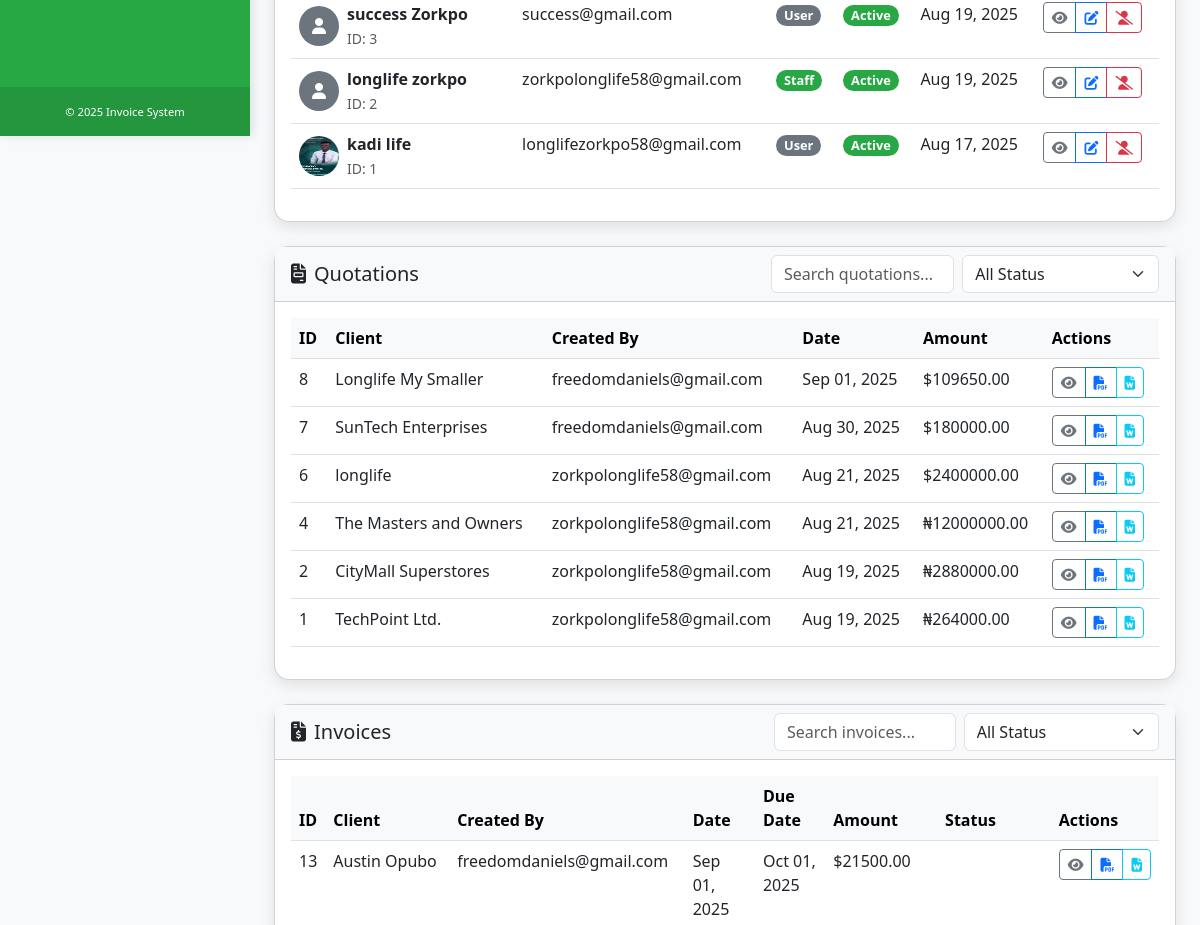
Before: /admin-dashboard/ (signed in, middle part) with the older database file.
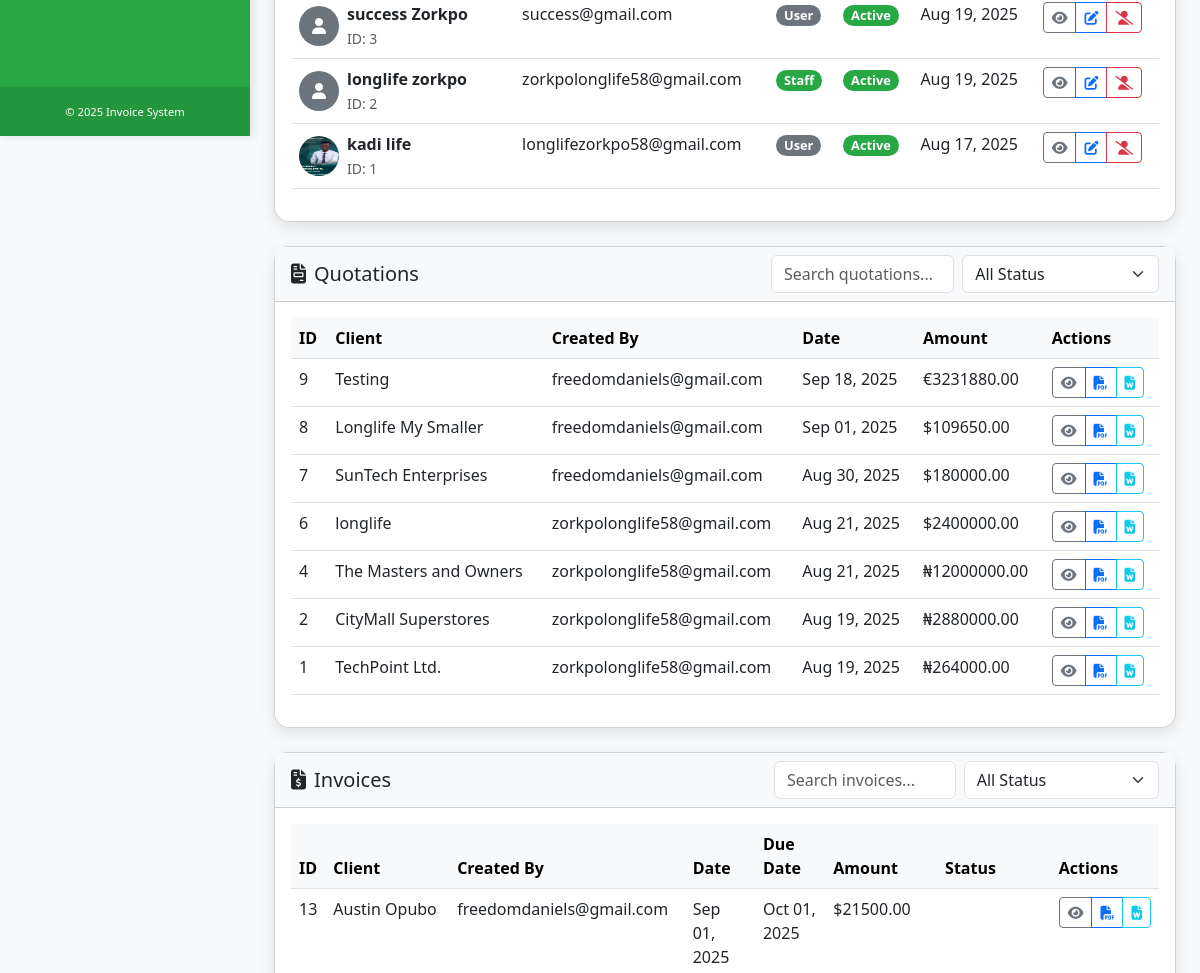
After: the same page with the newer database file.
### users/models.py (models this page shows, shortened)
class CustomUser(AbstractUser):
    ROLE_CHOICES = (
        ('Admin', 'Admin'),
        ('User', 'User'),
    )
    email = models.EmailField(_('email address'), unique=True)
    role = models.CharField(max_length=10, choices=ROLE_CHOICES, default='User')
    profile_picture = models.ImageField(upload_to='profile_pics/', null=True, blank=True)
    USERNAME_FIELD = 'email'
    REQUIRED_FIELDS = ['first_name', 'last_name']
    objects = CustomUserManager()

### quotations/models.py (models this page shows, shortened)
class Quotation(models.Model):
    CURRENCY_CHOICES = [
        ('NGN', 'Nigerian Naira (₦)'),
        ('USD', 'US Dollar ($)'),
        ('EUR', 'Euro (€)'),
        ('GBP', 'British Pound (£)'),
        ('CAD', 'Canadian Dollar (C$)'),
        ('AUD', 'Australian Dollar (A$)'),
    ]
    user = models.ForeignKey(settings.AUTH_USER_MODEL, on_delete=models.CASCADE)
    quotation_number = models.CharField(max_length=100, verbose_name="Quotation Number", null=True, blank=True)
    client_name = models.CharField(max_length=255)
    rfq_number = models.CharField(max_length=100, blank=True, null=True, verbose_name="Request for Quotation Number")
    vessel_name = models.CharField(max_length=255, blank=True, null=True, verbose_name="Vessel Name")
    currency = models.CharField(max_length=3, choices=CURRENCY_CHOICES, default='NGN', verbose_name="Currency")
    items = models.ManyToManyField(Item)
    subtotal = models.DecimalField(max_digits=10, decimal_places=2)
    vat_percentage = models.DecimalField(max_digits=5, decimal_places=2, default=7.5)
    vat_amount = models.DecimalField(max_digits=10, decimal_places=2)
    total = models.DecimalField(max_digits=10, decimal_places=2)
    date_created = models.DateTimeField(default=timezone.now)
    notes = models.TextField(blank=True, null=True, verbose_name="Additional Notes")

### invoices/models.py (models this page shows, shortened)
class Invoice(models.Model):
    STATUS_CHOICES = (
        ('Pending', 'Pending'),
        ('Paid', 'Paid'),
        ('Overdue', 'Overdue'),
    )
    CURRENCY_CHOICES = [
        ('NGN', 'Nigerian Naira (₦)'),
        ('USD', 'US Dollar ($)'),
        ('EUR', 'Euro (€)'),
        ('GBP', 'British Pound (£)'),
        ('CAD', 'Canadian Dollar (C$)'),
        ('AUD', 'Australian Dollar (A$)'),
    ]
    user = models.ForeignKey(settings.AUTH_USER_MODEL, on_delete=models.CASCADE)
    invoice_number = models.CharField(max_length=100, verbose_name="Invoice Number", null=True, blank=True)
    client_name = models.CharField(max_length=255)
    currency = models.CharField(max_length=3, choices=CURRENCY_CHOICES, default='NGN', verbose_name="Currency")
    items = models.ManyToManyField(Item)
    subtotal = models.DecimalField(max_digits=10, decimal_places=2)
    vat_percentage = models.DecimalField(max_digits=5, decimal_places=2, default=7.5)
    vat_amount = models.DecimalField(max_digits=10, decimal_places=2)
    total = models.DecimalField(max_digits=10, decimal_places=2)
    date_created = models.DateTimeField(default=timezone.now)
    due_date = models.DateField()
    status = models.CharField(max_length=10, choices=STATUS_CHOICES, default='Pending')
    notes = models.TextField(blank=True, null=True)
    def is_overdue(self):
        return self.due_date < timezone.now().date() and self.status != 'Paid'

### users/views.py (the view)
# urls.py: path('admin-dashboard/', views.admin_dashboard, name='admin_dashboard'),
@login_required
@user_passes_test(is_staff_user)
def admin_dashboard(request):
    context = get_admin_dashboard_context(request)
    response = render(request, 'users/admin_dashboard.html', context)
    response['Cache-Control'] = 'no-cache, no-store, must-revalidate'
    response['Pragma'] = 'no-cache'
    response['Expires'] = '0'
    return response

### users/views.py (called while the page is built)
def is_staff_user(user):
    return user.is_staff

### templates/users/admin_dashboard.html (shortened to what the changed rows need)
{% extends 'base.html' %}
{% block content %}
<div class="container py-4">
    <div class="card user-table">
        <div class="card-body">
            {% if users %}
            <div class="table-responsive">
                <table class="table table-hover">
                    <tbody>
                        {% for user in users %}
                        <tr>
                            <td>
                                <div class="d-flex align-items-center">
                                    {% if user.profile_picture %}
                                        <img src="{{ user.profile_picture.url }}" alt="Profile" class="rounded-circle me-2" width="40" height="40">
                                    {% else %}
                                        <div class="bg-secondary rounded-circle me-2 d-flex align-items-center justify-content-center" style="width: 40px; height: 40px;">
                                            <i class="fas fa-user text-white"></i>
                                        </div>
                                    {% endif %}
                                    <div>
                                        <div class="fw-bold">{{ user.get_full_name|default:"No Name" }}</div>
                                        <small class="text-muted">ID: {{ user.id }}</small>
                                    </div>
                                </div>
                            </td>
                            <td>{{ user.email }}</td>
                            <td>
                                <span class="badge status-badge {% if user.is_staff %}staff{% else %}user{% endif %}">
                                    {% if user.is_staff %}Staff{% else %}User{% endif %}
                                </span>
                            </td>
                            <td>
                                <span class="badge status-badge {% if user.is_active %}staff{% else %}inactive{% endif %}">
                                    {% if user.is_active %}Active{% else %}Inactive{% endif %}
                                </span>
                            </td>
                            <td>{{ user.date_joined|date:"M d, Y" }}</td>
                            <td>
                                <div class="btn-group" role="group">
                                    <a href="{% url 'admin_user_detail' user.id %}" class="btn btn-sm btn-outline-secondary" title="View Details">
                                        <i class="fas fa-eye"></i>
                                    </a>
                                    <a href="{% url 'admin_user_edit' user.id %}" class="btn btn-sm btn-outline-primary" title="Edit User">
                                        <i class="fas fa-edit"></i>
                                    </a>
                                    <a href="{% url 'admin_user_toggle_active' user.id %}" class="btn btn-sm {% if user.is_active %}btn-outline-danger{% else %}btn-outline-success{% endif %}" title="Toggle Active">
                                        {% if user.is_active %}<i class="fas fa-user-slash"></i>{% else %}<i class="fas fa-user-check"></i>{% endif %}
                                    </a>
                                </div>
                            </td>
                        </tr>
                        {% endfor %}
                    </tbody>
                </table>
            </div>
            {% endif %}
        </div>
    </div>
    <div class="row mt-4">
        <div class="col-md-12 mb-4">
            <div class="card user-table">
                <div class="card-body">
                    <div class="table-responsive">
                        <table class="table table-hover">
                            <thead class="table-light">
                                <tr>
                                    <th>ID</th>
                                    <th>Client</th>
                                    <th>Created By</th>
                                    <th>Date</th>
                                    <th>Amount</th>
                                    <th>Actions</th>
                                </tr>
                            </thead>
                            <tbody id="quotationsTable">
                                {% for quotation in quotations %}
                                <tr>
                                    <td>{{ quotation.id }}</td>
                                    <td>{{ quotation.client_name }}</td>
                                    <td>{{ quotation.user.username }}</td>
                                    <td>{{ quotation.date_created|date:"M d, Y" }}</td>
                                    <td>{% if quotation.currency == 'NGN' %}₦{% elif quotation.currency == 'USD' %}${% elif quotation.currency == 'EUR' %}€{% elif quotation.currency == 'GBP' %}£{% elif quotation.currency == 'CAD' %}C${% elif quotation.currency == 'AUD' %}A${% endif %}{{ quotation.total }}</td>
                                    <td>
                                        <div class="btn-group" role="group">
                                            <a href="{% url 'view_quotation' quotation.id %}" class="btn btn-sm btn-outline-secondary">
                                                <i class="fas fa-eye"></i>
                                            </a>
                                            <a href="{% url 'quotation_pdf' quotation.id %}" class="btn btn-sm btn-outline-primary">
                                                <i class="fas fa-file-pdf"></i>
                                            </a>
                                            <a href="{% url 'quotation_docx' quotation.id %}" class="btn btn-sm btn-outline-info">
                                                <i class="fas fa-file-word"></i>
                                            </a>
                                        </div>
                                    </td>
                                </tr>
                                {% endfor %}
                            </tbody>
                        </table>
                    </div>
                </div>
            </div>
        </div>
    </div>
    <div class="row mb-4">
        <div class="col-md-12">
            <div class="card user-table">
                <div class="card-body">
                    <div class="table-responsive">
                        <table class="table table-hover">
                            <thead class="table-light">
                                <tr>
                                    <th>ID</th>
                                    <th>Client</th>
                                    <th>Created By</th>
                                    <th>Date</th>
                                    <th>Due Date</th>
                                    <th>Amount</th>
                                    <th>Status</th>
                                    <th>Actions</th>
                                </tr>
                            </thead>
                            <tbody id="invoicesTable">
                                {% for invoice in invoices %}
                                <tr>
                                    <td>{{ invoice.id }}</td>
                                    <td>{{ invoice.client_name }}</td>
                                    <td>{{ invoice.user.username }}</td>
                                    <td>{{ invoice.date_created|date:"M d, Y" }}</td>
                                    <td>{{ invoice.due_date|date:"M d, Y" }}</td>
                                    <td>{% if invoice.currency == 'NGN' %}₦{% elif invoice.currency == 'USD' %}${% elif invoice.currency == 'EUR' %}€{% elif invoice.currency == 'GBP' %}£{% elif invoice.currency == 'CAD' %}C${% elif invoice.currency == 'AUD' %}A${% endif %}{{ invoice.total }}</td>
                                    <td>
                                        <span class="badge bg-{{ invoice.status|lower }} fs-6 fw-bold px-3 py-2">{{ invoice.status }}</span>
                                    </td>
                                    <td>
                                        <div class="btn-group" role="group">
                                            <a href="{% url 'view_invoice' invoice.id %}" class="btn btn-sm btn-outline-secondary">
                                                <i class="fas fa-eye"></i>
                                            </a>
                                            <a href="{% url 'invoice_pdf' invoice.id %}" class="btn btn-sm btn-outline-primary">
                                                <i class="fas fa-file-pdf"></i>
                                            </a>
                                            <a href="{% url 'invoice_docx' invoice.id %}" class="btn btn-sm btn-outline-info">
                                                <i class="fas fa-file-word"></i>
                                            </a>
                                        </div>
                                    </td>
                                </tr>
                                {% endfor %}
                            </tbody>
                        </table>
                    </div>
                </div>
            </div>
        </div>
    </div>
</div>
{% endblock %}

Changed rows visible on the page:
added Quotation: id "9", client_name "Testing", user.username "freedomdaniels@gmail.com", date_created "Sep 18, 2025", total "3231880.00"
